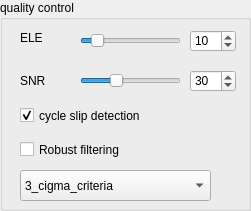
  <widget class="QGroupBox" name="groupBox_10">
   <property name="geometry">
    <rect>
     <x>800</x>
     <y>30</y>
     <width>251</width>
     <height>211</height>
    </rect>
   </property>
   <property name="title">
    <string>quality control</string>
   </property>
   <widget class="QLabel" name="label_6">
    <property name="geometry">
     <rect>
      <x>20</x>
      <y>30</y>
      <width>41</width>
      <height>16</height>
     </rect>
    </property>
    <property name="text">
     <string>ELE</string>
    </property>
   </widget>
   <widget class="QSpinBox" name="ELEspinBox">
    <property name="geometry">
     <rect>
      <x>190</x>
      <y>30</y>
      <width>46</width>
      <height>22</height>
     </rect>
    </property>
    <property name="maximum">
     <number>90</number>
    </property>
    <property name="value">
     <number>10</number>
    </property>
   </widget>
   <widget class="QSlider" name="angle_of_altitude">
    <property name="geometry">
     <rect>
      <x>80</x>
      <y>30</y>
      <width>101</width>
      <height>22</height>
     </rect>
    </property>
    <property name="maximum">
     <number>90</number>
    </property>
    <property name="pageStep">
     <number>30</number>
    </property>
    <property name="value">
     <number>10</number>
    </property>
    <property name="sliderPosition">
     <number>10</number>
    </property>
    <property name="orientation">
     <enum>Qt::Horizontal</enum>
    </property>
   </widget>
   <widget class="QLabel" name="label_5">
    <property name="geometry">
     <rect>
      <x>20</x>
      <y>70</y>
      <width>31</width>
      <height>21</height>
     </rect>
    </property>
    <property name="text">
     <string>SNR</string>
    </property>
   </widget>
   <widget class="QSpinBox" name="SNRspinBox_2">
    <property name="geometry">
     <rect>
      <x>190</x>
      <y>70</y>
      <width>46</width>
      <height>22</height>
     </rect>
    </property>
    <property name="maximum">
     <number>90</number>
    </property>
    <property name="value">
     <number>30</number>
    </property>
   </widget>
   <widget class="QSlider" name="SNR_of_min">
    <property name="geometry">
     <rect>
      <x>80</x>
      <y>70</y>
      <width>101</width>
      <height>22</height>
     </rect>
    </property>
    <property name="maximum">
     <number>90</number>
    </property>
    <property name="pageStep">
     <number>30</number>
    </property>
    <property name="value">
     <number>30</number>
    </property>
    <property name="sliderPosition">
     <number>30</number>
    </property>
    <property name="orientation">
     <enum>Qt::Horizontal</enum>
    </property>
   </widget>
   <widget class="QCheckBox" name="cycle_slip_detection">
    <property name="geometry">
     <rect>
      <x>20</x>
      <y>100</y>
      <width>201</width>
      <height>31</height>
     </rect>
    </property>
    <property name="text">
     <string>cycle slip detection</string>
    </property>
    <property name="checked">
     <bool>true</bool>
    </property>
   </widget>
   <widget class="QComboBox" name="robust_estimation">
    <property name="geometry">
     <rect>
      <x>20</x>
      <y>170</y>
      <width>191</width>
      <height>31</height>
     </rect>
    </property>
    <item>
     <property name="text">
      <string>3_cigma_criteria</string>
     </property>
    </item>
   </widget>
   <widget class="QCheckBox" name="Robust_filter">
    <property name="geometry">
     <rect>
      <x>20</x>
      <y>140</y>
      <width>131</width>
      <height>19</height>
     </rect>
    </property>
    <property name="text">
     <string>Robust filtering</string>
    </property>
   </widget>
  </widget>
